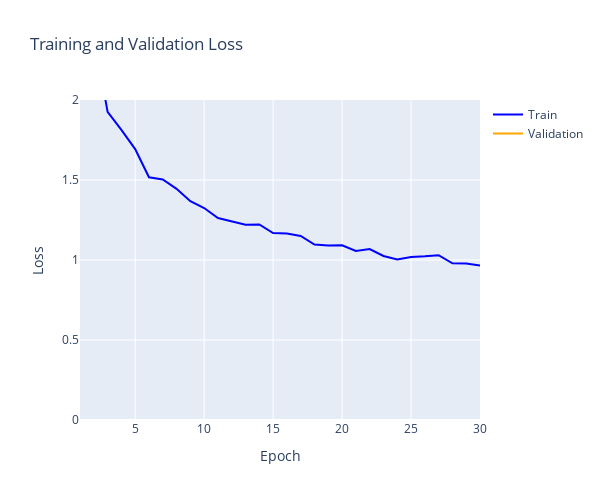
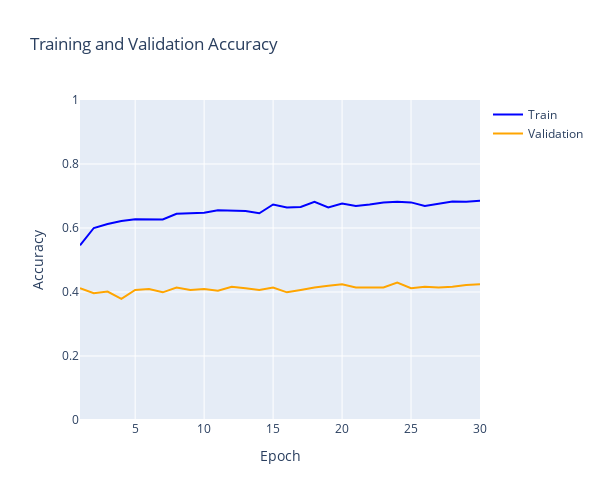

These figures' notebook cell, in order:
### Code cell
import plotly.graph_objects as go

# Loss
fig = go.Figure()

fig.add_trace(go.Scatter(
    x=list(range(1, len(history1_without_balancing.history['loss']) + 1)),
    y=history1_without_balancing.history['loss'],
    mode='lines',
    name='Train',
    line=dict(color='blue')
))

fig.add_trace(go.Scatter(
    x=list(range(1, len(history1_without_balancing.history['val_loss']) + 1)),
    y=history1_without_balancing.history['val_loss'],
    mode='lines',
    name='Validation',
    line=dict(color='orange')
))

fig.update_layout(
    title='Training and Validation Loss',
    xaxis=dict(title='Epoch'),
    yaxis=dict(title='Loss', range=[0,2]),
    legend=dict(font=dict(size=12)),
    height=500,
    width=600
)

fig.show()


# Accuracy
fig = go.Figure()

fig.add_trace(go.Scatter(
    x=list(range(1, len(history1_without_balancing.history['categorical_accuracy']) + 1)),
    y=history1_without_balancing.history['categorical_accuracy'],
    mode='lines',
    name='Train',
    line=dict(color='blue')
))

fig.add_trace(go.Scatter(
    x=list(range(1, len(history1_without_balancing.history['val_categorical_accuracy']) + 1)),
    y=history1_without_balancing.history['val_categorical_accuracy'],
    mode='lines',
    name='Validation',
    line=dict(color='orange')
))

fig.update_layout(
    title='Training and Validation Accuracy',
    xaxis=dict(title='Epoch'),
    yaxis=dict(title='Accuracy', range=[0,1]),
    legend=dict(font=dict(size=12)),
    height=500,
    width=600
)

fig.show()

### Figure 1 — Plotly figure (JSON) as saved in the notebook; plotly's stock layout.template omitted (floating-point values rounded to 4 significant figures)
{"data": [{"line": {"color": "blue"}, "mode": "lines", "name": "Train", "type": "scatter", "x": [1, 2, 3, 4, 5, 6, 7, 8, 9, 10, 11, 12, 13, 14, 15, 16, 17, 18, 19, 20, 21, 22, 23, 24, 25, 26, 27, 28, 29, 30], "y": [5.065, 2.41, 1.926, 1.813, 1.693, 1.517, 1.503, 1.445, 1.367, 1.325, 1.262, 1.242, 1.22, 1.222, 1.168, 1.166, 1.15, 1.097, 1.091, 1.092, 1.056, 1.069, 1.025, 1.003, 1.018, 1.023, 1.03, 0.979, 0.9784, 0.9649]}, {"line": {"color": "orange"}, "mode": "lines", "name": "Validation", "type": "scatter", "x": [1, 2, 3, 4, 5, 6, 7, 8, 9, 10, 11, 12, 13, 14, 15, 16, 17, 18, 19, 20, 21, 22, 23, 24, 25, 26, 27, 28, 29, 30], "y": [4.2, 3.463, 3.974, 3.35, 2.993, 3.034, 3.353, 3.03, 2.839, 2.739, 2.912, 3.141, 3.302, 2.711, 3.535, 3.974, 2.725, 2.837, 2.842, 2.612, 3.127, 2.89, 2.687, 2.904, 3.003, 3.14, 3.204, 2.768, 2.809, 2.955]}], "layout": {"height": 500, "legend": {"font": {"size": 12}}, "title": {"text": "Training and Validation Loss"}, "width": 600, "xaxis": {"title": {"text": "Epoch"}}, "yaxis": {"range": [0, 2], "title": {"text": "Loss"}}}}

### Figure 2 — Plotly figure (JSON) as saved in the notebook; plotly's stock layout.template omitted (floating-point values rounded to 4 significant figures)
{"data": [{"line": {"color": "blue"}, "mode": "lines", "name": "Train", "type": "scatter", "x": [1, 2, 3, 4, 5, 6, 7, 8, 9, 10, 11, 12, 13, 14, 15, 16, 17, 18, 19, 20, 21, 22, 23, 24, 25, 26, 27, 28, 29, 30], "y": [0.546, 0.6, 0.6125, 0.622, 0.627, 0.6275, 0.6265, 0.6445, 0.6455, 0.648, 0.6555, 0.6545, 0.653, 0.646, 0.6735, 0.664, 0.6655, 0.6815, 0.6645, 0.6765, 0.6685, 0.6735, 0.68, 0.682, 0.68, 0.669, 0.677, 0.683, 0.682, 0.685]}, {"line": {"color": "orange"}, "mode": "lines", "name": "Validation", "type": "scatter", "x": [1, 2, 3, 4, 5, 6, 7, 8, 9, 10, 11, 12, 13, 14, 15, 16, 17, 18, 19, 20, 21, 22, 23, 24, 25, 26, 27, 28, 29, 30], "y": [0.4116, 0.3965, 0.4015, 0.3788, 0.4066, 0.4091, 0.399, 0.4141, 0.4066, 0.4091, 0.404, 0.4167, 0.4116, 0.4066, 0.4141, 0.399, 0.4066, 0.4141, 0.4192, 0.4242, 0.4141, 0.4141, 0.4141, 0.4293, 0.4116, 0.4167, 0.4141, 0.4167, 0.4217, 0.4242]}], "layout": {"height": 500, "legend": {"font": {"size": 12}}, "title": {"text": "Training and Validation Accuracy"}, "width": 600, "xaxis": {"title": {"text": "Epoch"}}, "yaxis": {"range": [0, 1], "title": {"text": "Accuracy"}}}}
